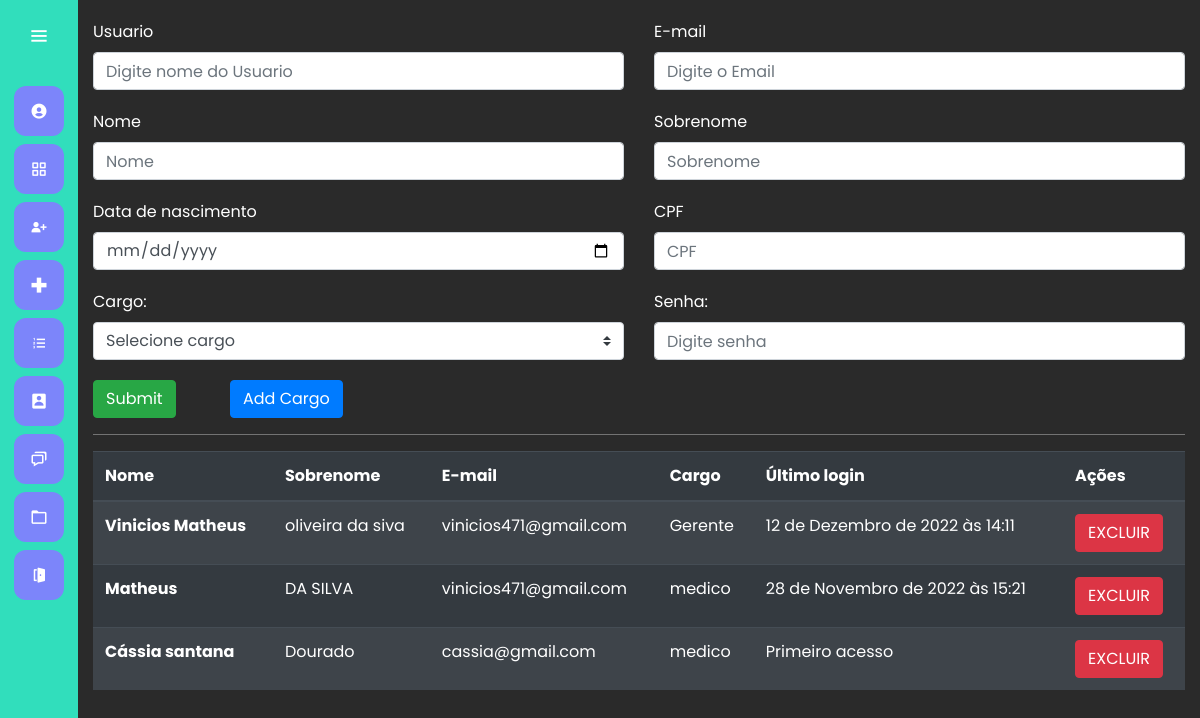
The app's page /cadastrar_usuario/, older data.
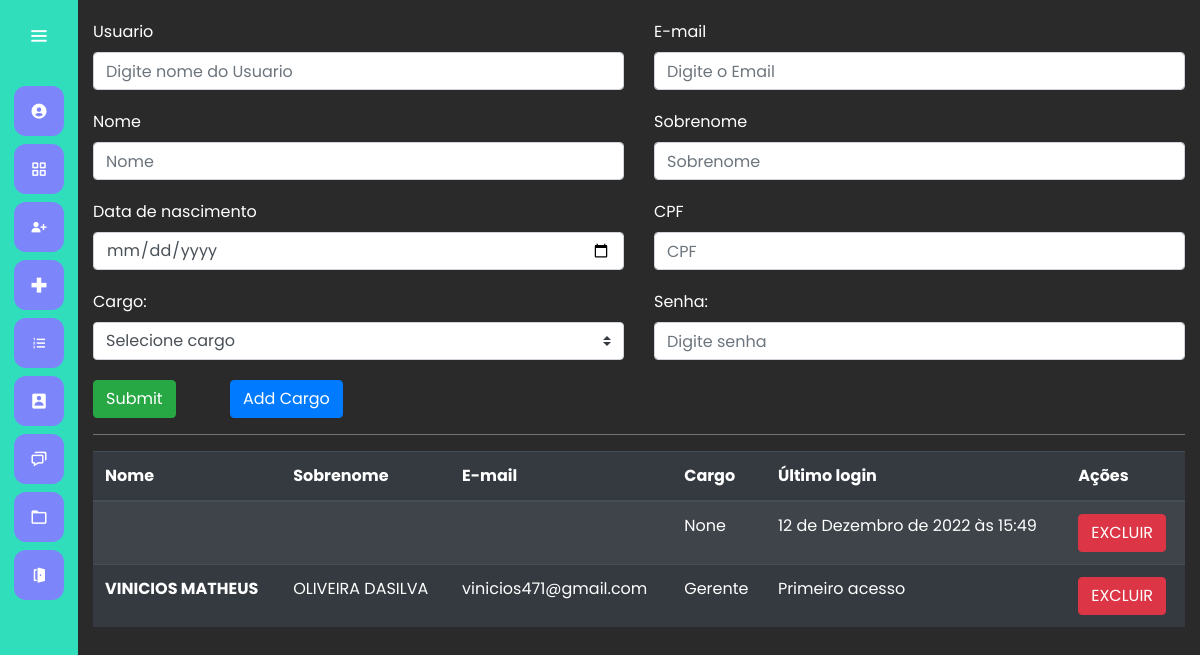
The same page, newer data.
### users/models.py (models this page shows)
class Users(AbstractUser):
    cargo = models.ForeignKey(Cargo, on_delete=models.CASCADE, null=True)
    cpf = models.CharField(max_length=12, blank=True)
    data_nascimento = models.DateField(blank=True, null=True)

class Cargo(models.Model):
    nome = models.CharField(max_length=50)
    def __str__(self) -> str:
        return self.nome

### users/views.py (the view, shortened to what this page needs)
# urls.py: path('cadastrar_usuario/', views.cadastro_usuario, name="cadastrar_usuario"),
@has_permission_decorator('cadastrar_recepcionista')
def cadastro_usuario(request):
    cargo = Cargo.objects.all()
    if request.method == 'GET':
        users = Users.objects.all()
        return render(request, 'cadastro_usuario.html', {'users': users, 'cargo':cargo})

### users/templates/cadastro_usuario.html (shortened to what this page needs)
{% extends 'base.html' %}
{% load bootstrap4 %}
{% load static %}
{% block 'head' %}
    <link rel="stylesheet" href="{% static 'cadastro/css/cadastro_usuarios.css' %}">
{% endblock %}
{% block 'dashboard'%}
    <div class="container container-cadastro">
        <form class="" action="{% url 'cadastrar_usuario' %}" method="POST">{% csrf_token %}
            <div class="row">
                <div class="col-md">
                    <label class="mr-sm-2">Usuario</label>
                    <input type="text" placeholder="Digite nome do Usuario" name="usuario" class="form-control">
                </div>
                <div class="col-md">
                    <label for="email" class="mr-sm-2">E-mail</label>
                    <input type="email" placeholder="Digite o Email" name="email" class="form-control">
                </div>
            </div>
            <div class="row">
                <div class="col-md">
                    <label class="mr-sm-2">Nome</label>
                    <input type="text" placeholder="Nome" name="nome" class="form-control">
                </div>
                <div class="col-md">
                    <label for="Sobrenome" class="mr-sm-2">Sobrenome</label>
                    <input type="text" placeholder="Sobrenome" name="sobrenome" class="form-control">
                </div>
            </div>
            <div class="row">
                <div class="col-md">
                    <label class="mr-sm-2">Data de nascimento</label>
                    <input type="date" placeholder="" name="data_nascimento" class="form-control">
                </div>
                <div class="col-md">
                    <label for="Sobrenome" class="mr-sm-2">CPF</label>
                    <input oninput="mascara(this)" type="text" class="form-control" name="cpf" placeholder="CPF">
                </div>
            </div>
            <div class="row">
                <div class="col-md">
                    <label class="mr-sm-2">Cargo:</label>
                    <select class="browser-default custom-select" name="cargo">
                        <option selected>Selecione cargo</option>
                      </select>
                </div>
                <div class="col-md">
                    <label for="pwd">Senha:</label>
                    <input type="password" placeholder="Digite senha" name="senha" class="form-control">
                </div>
            </div>
                <div class="botao">
                    <input type="submit" class="btn btn-success" style="margin-right:50px ;">
                    <button type="button" class="btn btn-primary" data-toggle="modal" data-target="#modalExemplo" style="margin-right:50px ;">
                        Add Cargo
                    </button>
                </div>
        </form>
        <hr class="bg-hr">
        <table class="table table-striped table-dark">
            <thead>
                <tr>
                    <th scope="col">Nome</th>
                    <th scope="col">Sobrenome</th>
                    <th scope="col">E-mail</th>
                    <th scope="col">Cargo</th>
                    <th scope="col">Último login</th>
                    <th scope="col">Ações</th>
                </tr>
            </thead>
            <tbody>
                {% for user in users %}
                    <tr>
                        <th>{{user.first_name}}</th>
                        <td>{{user.last_name}}</td>
                        <td>{{user.email}}</td>
                        <td>{{user.cargo}}</td>
                        <td>{% if not user.last_login %}
                                Primeiro acesso
                            {% else %}
                                {{user.last_login}}
                            {% endif %}
                        </td>
                        <td>
                            <a href="{% url 'excluir_usuario' user.id%}" class="btn btn-danger">EXCLUIR</a>
                        </td>
                    </tr>
                {% endfor %}
            </tbody>
            </table>
    </div>
{% endblock %}

### templates/base.html (shortened to what this page needs)
{% load bootstrap4 %}
{% load static %}
<!doctype html>
<html lang="pt-BR">
  <head>
    {% bootstrap_css %}
    <link rel="stylesheet" href="{% static 'general/css/base.css' %}">
    <link rel="stylesheet" href="{% static 'general/css/general.css' %}">
    <link href='https://unpkg.com/boxicons@2.0.7/css/boxicons.min.css' rel='stylesheet'>
    {% block 'head' %}{% endblock %}
  </head>
  <body>
    <div class="sidebar">
        <div class="logo-details">
            <i class='bx bx-menu' id="btn" ></i>
        </div>
        <ul class="nav-list">
          <li>
            <a href="#">
              <i class='bx bxs-user-circle' ></i>
            </a>
          </li>
          <li>
            <a href="{% url 'plataforma' %}">
              <i class='bx bx-grid-alt'></i>
            </a>
          </li>
        <li>
          <a href="{% url 'cadastrar_paciente' %}">
            <i class='bx bxs-user-plus'></i>
          </a>
        </li>
        <li>
          <a href="{% url 'cadastrar_consulta' %}">
            <i class='bx bx-plus-medical'></i>
          </a>
        </li>
        <li>
          <a href="{% url 'listar_consultas' %}">
            <i class='bx bx-list-ol'></i>
          </a>
        </li>
        <li>
          <a href="{% url 'cadastra_medico' %}">
            <i class='bx bxs-user-rectangle'></i>
          </a>
        </li>
        <li>
          <a href="#">
            <i class='bx bx-chat' ></i>
          </a>
        </li>
        <li>
          <a href="{% url 'agenda' %}">
            <i class='bx bx-folder' ></i>
          </a>
        </li>
        <li>
          <a href="{% url 'logout' %}">
            <i class='bx bxs-door-open'></i>
          </a>
        </li>
        </ul>
      </div>
      <section class="home-section">
          {% block 'dashboard'%}
          {% endblock %}
      </section>
  </body>
</html>

### templates/static/general/css/base.css (style rules this page uses)
* { margin: 0; padding: 0; box-sizing: border-box; font-family: "Poppins" , sans-serif; }
.sidebar { position: fixed; left: 0; top: 0; height: 100%; width: 78px; background: var(--dark-color); padding: 6px 14px; z-index: 99; transition: all 0.5s ease; }
.sidebar .logo-details { height: 60px; display: flex; align-items: center; position: relative; }
.sidebar .logo-details #btn { position: absolute; top: 50%; right: 0; transform: translateY(-50%); font-size: 22px; transition: all 0.4s ease; font-size: 23px; text-align: center; cursor: pointer; transition: all 0.5s ease; }
.sidebar i { color: #fff; height: 60px; min-width: 50px; font-size: 28px; text-align: center; line-height: 60px; }
.sidebar .nav-list { margin-top: 20px; height: 100%; }
.sidebar li { position: relative; margin: 8px 0; list-style: none; }
.sidebar li a { display: flex; height: 100%; width: 100%; border-radius: 12px; align-items: center; text-decoration: none; transition: all 0.4s ease; background: var(--main-color); }
.sidebar li i { height: 50px; line-height: 50px; font-size: 18px; border-radius: 12px; }
.home-section { position: relative; min-height: 100vh; top: 0; left: 78px; color: white; width: calc(100% - 78px); transition: all 0.5s ease; z-index: 2; }

### templates/static/general/css/general.css (style rules this page uses)
:root { --main-color: #7C85FA; --dark-color: #31DEBC; --light-color: #98F542; --contrast-color: #DEAE31; --differential-color: #ff5938; }

### templates/static/cadastro/css/cadastro_usuarios.css (style rules this page uses)
.container-cadastro label { margin-top: 20px; }
.botao { margin-top: 20px; }
.home-section { background: #2A2A2A; }
.bg-hr { background-color: gray; }

Row changes from the older to the newer data that the page shows:
removed Users: first_name "Vinicios Matheus", last_name "oliveira da siva", email "vinicios471@gmail.com", cargo "Gerente", last_login "12 de Dezembro de 2022 às 14:11"
removed Users: first_name "Cássia santana", last_name "Dourado", email "cassia@gmail.com", cargo "medico", shows "Primeiro acesso"
added Users: cargo "None", last_login "12 de Dezembro de 2022 às 15:49"
changed Users "vinicios471@gmail.com": first_name "Matheus" → "VINICIOS MATHEUS"; last_name "DA SILVA" → "OLIVEIRA DASILVA"; cargo "medico" → "Gerente"; last_login "28 de Novembro de 2022 às 15:21" → (not shown); now shows "Primeiro acesso"
